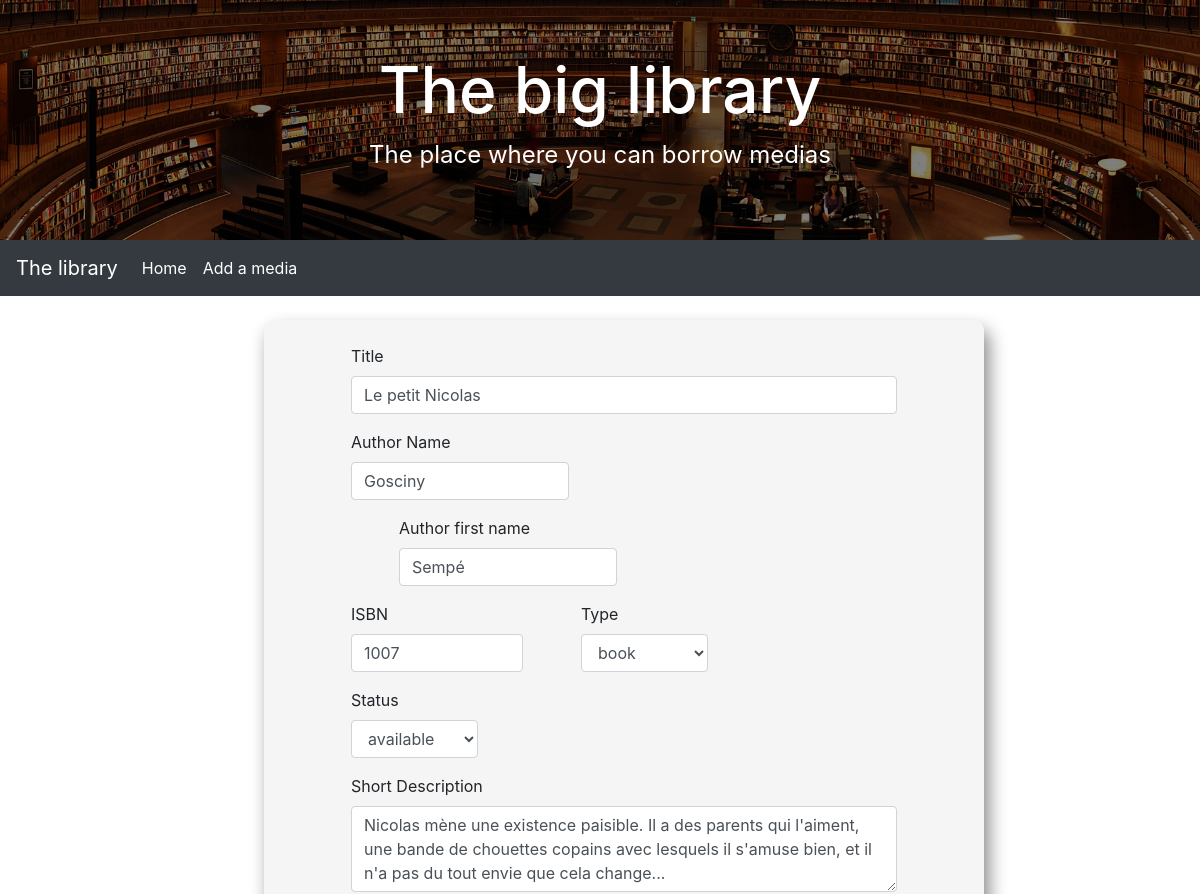
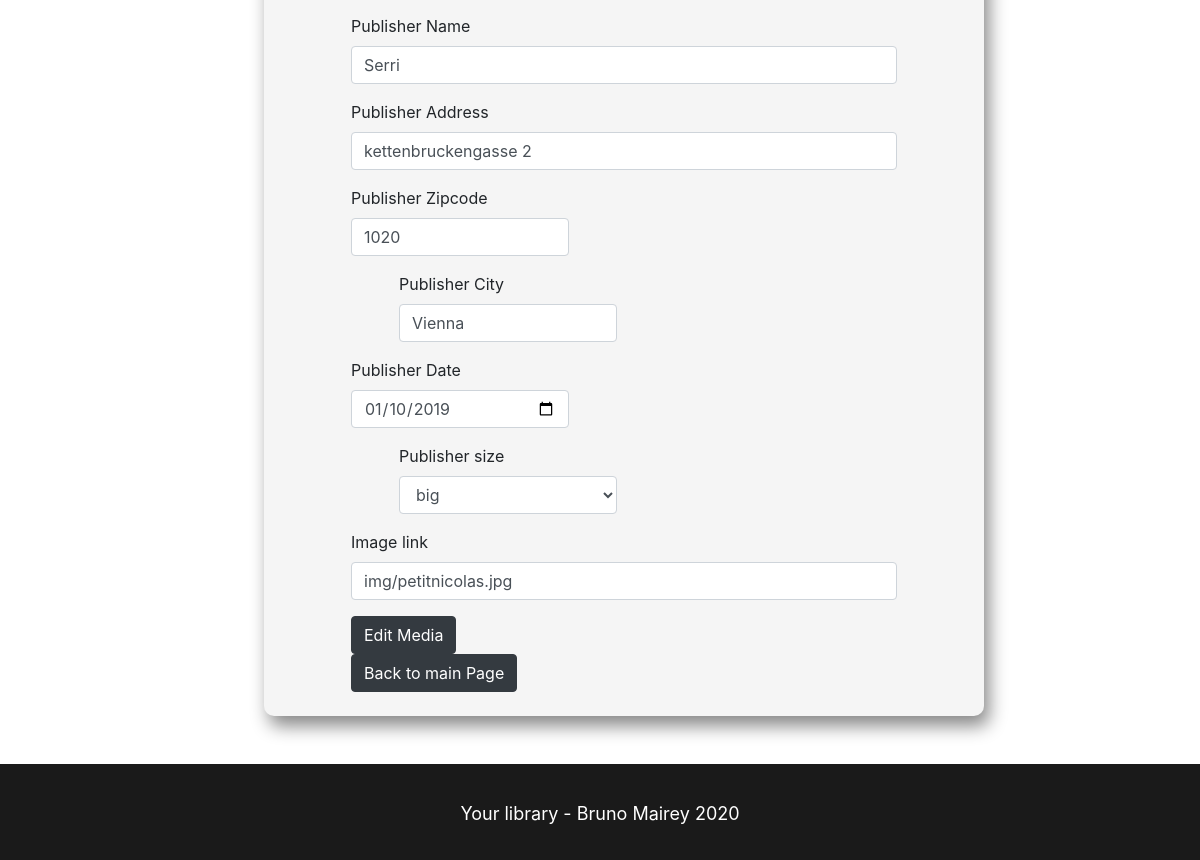
Page /update.php?id=1 on the committed database (2 pictures, top to bottom).
### tables this page shows
CREATE TABLE `media` (
  `id` int(11) NOT NULL,
  `img` varchar(300) NOT NULL,
  `ISBN` int(11) DEFAULT NULL,
  `title` varchar(255) DEFAULT NULL,
  `short_description` varchar(500) DEFAULT NULL,
  `type` enum('book','CD','DVD') NOT NULL DEFAULT 'book',
  `status` enum('available','reserved') NOT NULL DEFAULT 'available',
  `author_name` varchar(255) DEFAULT NULL,
  `author_fname` varchar(255) DEFAULT NULL,
  `publisher_id` int(11) DEFAULT 5,
  `publisher_name` varchar(255) DEFAULT NULL,
  `publisher_address` varchar(255) DEFAULT NULL,
  `publisher_zip` int(5) NOT NULL,
  `publisher_city` varchar(55) NOT NULL,
  `publisher_date` date DEFAULT NULL,
  `publisher_size` enum('big','medium','small') NOT NULL
);

### update.php (the view, shortened to what this page needs)
<?php
require_once 'actions/db_connect.php';
if (isset($_GET['id'])) {
   $id = $_GET['id'];
    $sql = "SELECT * FROM `media` WHERE id = {$id}" ;
   $result = $connect->query($sql);
   $data = $result->fetch_assoc();
?>
<!DOCTYPE html>
<html>
<head>
</head>
<body>
<div id="contactForm">
<form class="mx-5" action="actions/a_update.php" method= "post">
    <div class="form-group col-md-12">
      <label for="title">Title</label>
      <input type="text" class="form-control" name="title" value="<?php echo $data['title'] ?>">
    </div>
    <div class="form-row col-md-12">
    <div class="form-group col-md-5 mr-5">
      <label for="author_name">Author Name</label>
      <input type="text" class="form-control" name="author_name" value="<?php echo $data['author_name'] ?>">
    </div>
  <div class="form-group col-md-5 ml-5">
      <label for="author_fname">Author first name</label>
      <input type="text" class="form-control" name="author_fname" value="<?php echo $data['author_fname'] ?>">
    </div>
    </div>
<div class="form-row col-md-12">
      <div class="form-group col-md-4 mr-5">
      <label for="ISBN">ISBN</label>
      <input type="number" class="form-control" name="ISBN" value="<?php echo $data['ISBN'] ?>" step="1">
    </div>
     <div class="form-group col-md-3 mr-5">
     <label for="type">Type</label>
    <select class="form-control" id="exampleFormControlSelect1" name="type">
      <option hidden><?php echo $data['type'] ?></option>
    </select>
  </div>
    <div class="form-group col-md-3">
     <label for="status">Status</label>
    <select class="form-control" id="exampleFormControlSelect1" name="status">
       <option hidden><?php echo $data['status'] ?></option>
    </select>
  </div>
</div>
 <div class="form-group col-md-12">
    <label for="short_description">Short Description</label>
    <textarea class="form-control" id="exampleFormControlTextarea1" rows="3" name="short_description"><?php echo $data['short_description']?></textarea>
  </div>
 <div class="form-group col-md-12">
    <label for="publisher_name">Publisher Name</label>
    <input type="text" class="form-control" name="publisher_name" value="<?php echo $data['publisher_name']?>">
    </div>
<div class="form-group col-md-12">
    <label for="publisher_address">Publisher Address</label>
    <input type="text" class="form-control" name="publisher_address" value="<?php echo $data['publisher_address'] ?>">
    </div>
  <div class="form-row col-md-12">
    <div class="form-group col-md-5 mr-5">
      <label for="publisher_zip">Publisher Zipcode</label>
      <input type="number" class="form-control" name="publisher_zip" value="<?php echo $data['publisher_zip'] ?>" step="1">
    </div>
    <div class="form-group col-md-5 ml-5">
    <label for="publisher_city">Publisher City</label>
    <input type="text" class="form-control" name="publisher_city" value="<?php echo $data['publisher_city'] ?>">
    </div>
  </div>
 <div class="form-row col-md-12">
     <div class="form-group col-md-5 mr-5">
      <label for="publisher_date">Publisher Date</label>
      <input type="date" class="form-control" name="publisher_date" value="<?php echo $data['publisher_date'] ?>">
    </div>
    <div class="form-group col-md-5 ml-5">
     <label for="publisher_size">Publisher size</label>
    <select class="form-control" id="exampleFormControlSelect1" name="publisher_size">
      <option hidden><?php echo $data['publisher_size'] ?></option>
    </select>
  </div>
</div>
    <div class="form-group col-md-12">
    <label for="img">Image link</label>
    <input type="text" class="form-control" name="img" value="<?php echo $data['img'] ?>">
    </div>
  <div class="col-md-6">
  <button type="submit" class="btn btn-dark mr-5">Edit Media</button>
   <a class="btn btn-dark" href="index.php" type="button" role="button">
    Back to main Page
  </a>
</div>
</form>
</div>
</body>
<?php
} else{ echo"there is no id";}
?>
<?php echo $footer; ?>
</html>

### update.php (style rules this page uses)
#contactForm { margin: 2vw; padding: 2vw; background-color: #f5f5f5 ; border-radius: 10px; box-shadow: 5px 10px 18px #888888; width: 60vw; position: relative; left: 20vw; }

### rows in the picture
media: title "Le petit Nicolas", author_name "Gosciny", author_fname "Sempé", ISBN "1007", type "book", status "available", short_description "Nicolas mène une existence paisible. Il a des parents qui l'aiment, une bande de chouettes copains avec lesquels il s'amuse bien, et il n'a pas du tout envie que cela change...", publisher_name "Serri", publisher_address "kettenbruckengasse 2", publisher_zip "1020", publisher_city "Vienna", publisher_date "01/10/2019", publisher_size "big", img "img/petitnicolas.jpg"
